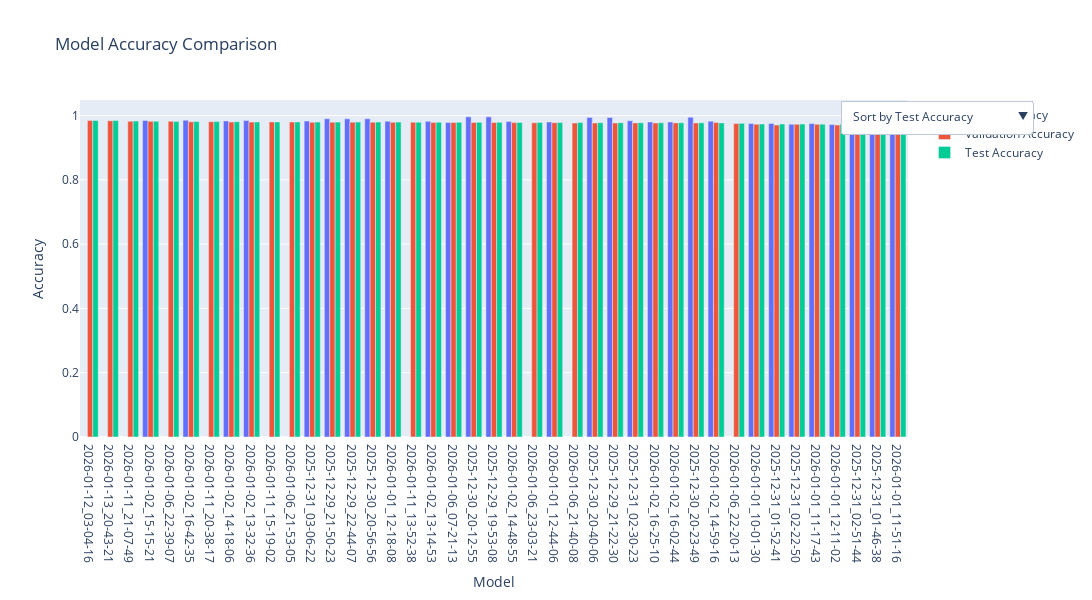

Notebook code for this chart:
### Code cell
import pandas as pd

df = pd.DataFrame(results)
df = df.fillna(0.0)   # for clean plotting
import plotly.graph_objects as go
def make_bar(df_sorted):
    return [
        go.Bar(name="Train Accuracy", x=df_sorted["model"], y=df_sorted["train_acc"]),
        go.Bar(name="Validation Accuracy", x=df_sorted["model"], y=df_sorted["val_acc"]),
        go.Bar(name="Test Accuracy", x=df_sorted["model"], y=df_sorted["test_acc"]),
    ]

# Initial sorting (by test accuracy)
df_init = df.sort_values("test_acc", ascending=False)

fig = go.Figure(data=make_bar(df_init))

# Dropdown sorting buttons
fig.update_layout(
    updatemenus=[
        {
            "buttons": [
                {
                    "label": "Sort by Test Accuracy",
                    "method": "update",
                    "args": [
                        {"x": [df.sort_values("test_acc", ascending=False)["model"]]*3,
                         "y": [
                             df.sort_values("test_acc", ascending=False)["train_acc"],
                             df.sort_values("test_acc", ascending=False)["val_acc"],
                             df.sort_values("test_acc", ascending=False)["test_acc"],
                         ]}
                    ],
                },
                {
                    "label": "Sort by Validation Accuracy",
                    "method": "update",
                    "args": [
                        {"x": [df.sort_values("val_acc", ascending=False)["model"]]*3,
                         "y": [
                             df.sort_values("val_acc", ascending=False)["train_acc"],
                             df.sort_values("val_acc", ascending=False)["val_acc"],
                             df.sort_values("val_acc", ascending=False)["test_acc"],
                         ]}
                    ],
                },
                {
                    "label": "Sort by Train Accuracy",
                    "method": "update",
                    "args": [
                        {"x": [df.sort_values("train_acc", ascending=False)["model"]]*3,
                         "y": [
                             df.sort_values("train_acc", ascending=False)["train_acc"],
                             df.sort_values("train_acc", ascending=False)["val_acc"],
                             df.sort_values("train_acc", ascending=False)["test_acc"],
                         ]}
                    ],
                },
            ],
            "direction": "down",
            #"showactive": True,
            "x": 1.15,
            "y": 1.0,
        }
    ]
)

fig.update_layout(
    title="Model Accuracy Comparison",
    xaxis_title="Model",
    yaxis_title="Accuracy",
    barmode="group",
    height=600,
    width=1100,
)

fig.show()
